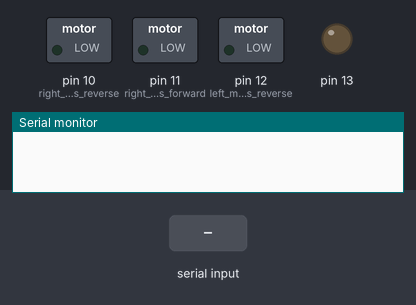
Bench run of a sketch on a simulated Arduino Uno, built with avr-gcc and run on an emulated ATmega328P. Shown: switched loads named in the sketch (green lamp = pin HIGH), output pins drawn as LEDs (lit = HIGH), the last lines printed to the serial monitor. The test bench sets the inputs (shaded band).

Above: at 1.2 s.
1.3 s: "1" received over Serial
At 2.2 s:
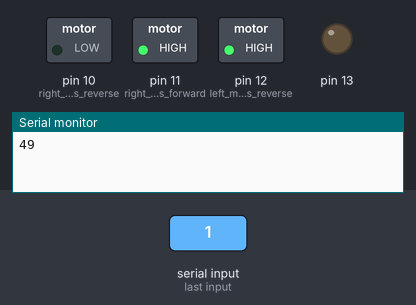
2.8 s: "0" received over Serial
At 3.3 s:
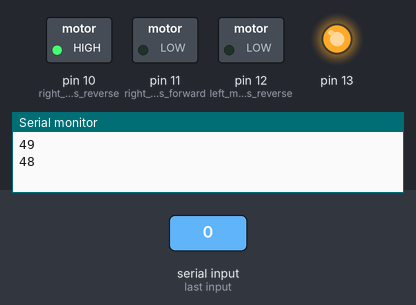
4.3 s: "2" received over Serial
At 5.5 s:
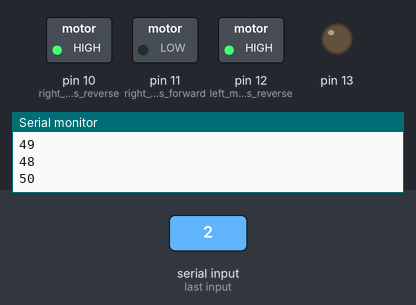
5.8 s: "3" received over Serial
At 6.8 s:
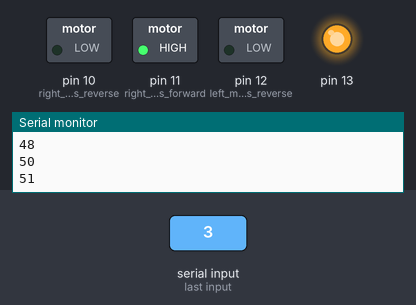
7.3 s: "4" received over Serial
At 8.0 s:
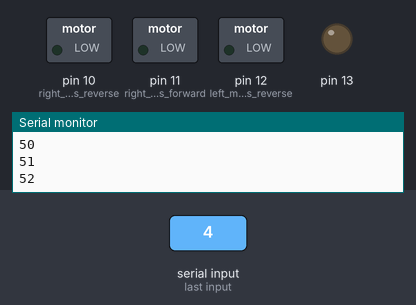
Timing chart, 0 to 9.8 s (numbered marks = the images above; inputs shaded):
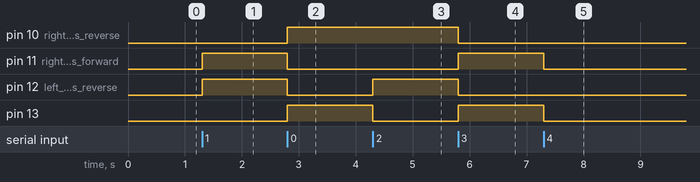

The sketch:

RC-CarControl.ino
```cpp
int t = 0;
void setup() {
pinMode(12,OUTPUT);   //left motors reverse
pinMode(11,OUTPUT);   //right motors forward
pinMode(10,OUTPUT);   //right motors reverse
pinMode(13,OUTPUT);
Serial.begin(9600);
}

void loop() {
if(Serial.available()>0){
  t = Serial.read();
  Serial.println(t);
  }

if(t == 49){
  digitalWrite(10,LOW);
  digitalWrite(11,HIGH);
  digitalWrite(12,HIGH);
  digitalWrite(13,LOW);
  t = 49;
  }

else if (t==48){
  digitalWrite(10,HIGH);
  digitalWrite(11,LOW);
  digitalWrite(12,LOW);
  digitalWrite(13,HIGH);
  t = 48;
  }

else if(t==50){
  digitalWrite(10,HIGH);
  digitalWrite(11,LOW);
  digitalWrite(12,HIGH);
  digitalWrite(13,LOW);
  t = 50;
  }

else if(t==51){
  digitalWrite(10,LOW);
  digitalWrite(11,HIGH);
  digitalWrite(12,LOW);
  digitalWrite(13,HIGH);
  t = 51;
  }

else if(t==52){
  digitalWrite(10,LOW);
  digitalWrite(11,LOW);
  digitalWrite(12,LOW);
  digitalWrite(13,LOW);
  t = 52;
  }
}
```

Measured:
- after the input at 1.3 s, pin 11 (right_motors_forward), pin 12 (left_motors_reverse): LOW → HIGH at once
- after the input at 2.8 s, pin 10 (right_motors_reverse), pin 13: LOW → HIGH at once; pin 11 (right_motors_forward), pin 12 (left_motors_reverse): HIGH → LOW at once
- after the input at 4.3 s, pin 12 (left_motors_reverse): LOW → HIGH at once; pin 13: HIGH → LOW at once
- after the input at 5.8 s, pin 10 (right_motors_reverse), pin 12 (left_motors_reverse): HIGH → LOW at once; pin 11 (right_motors_forward), pin 13: LOW → HIGH at once
- after the input at 7.3 s, pin 11 (right_motors_forward), pin 13: HIGH → LOW at once
